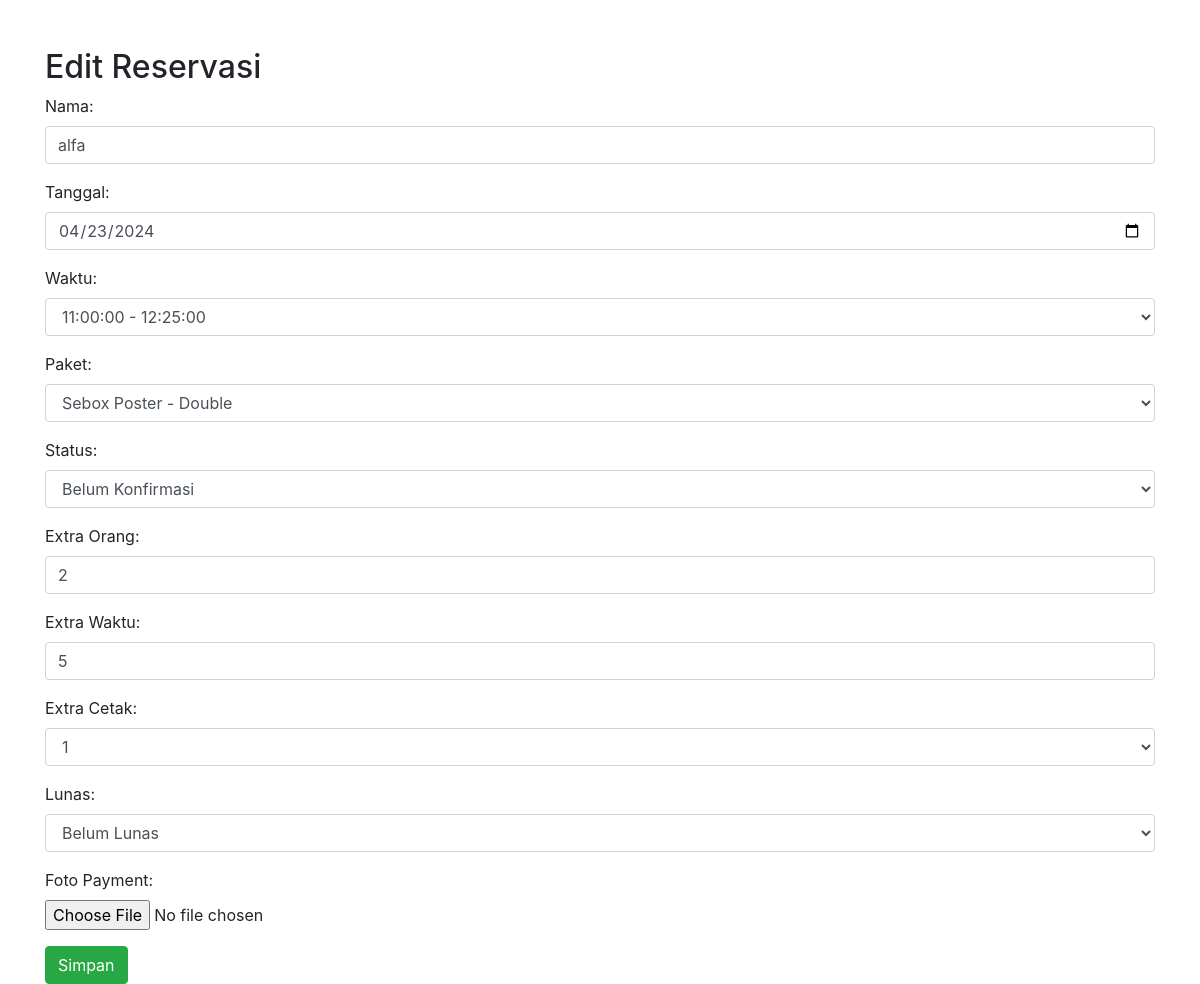
The app's page /admin/edit_reservasi.php?menu_upd=50 with its own data.
### tables this page shows
CREATE TABLE `tb_reservasi` (
  `id_reservasi` int(11) NOT NULL,
  `id_paket` int(11) NOT NULL,
  `id_waktu_reservasi` int(11) NOT NULL,
  `nama` varchar(50) NOT NULL,
  `email` varchar(50) NOT NULL,
  `tanggal` date NOT NULL,
  `total` varchar(50) NOT NULL,
  `metode_pembayaran` enum('cash','transfer') NOT NULL,
  `konfirmasi` enum('belum_konfirmasi','konfirmasi','cancel') NOT NULL DEFAULT 'belum_konfirmasi',
  `extra_orang` int(50) NOT NULL,
  `extra_waktu` int(50) NOT NULL,
  `ex_cetak` varchar(50) NOT NULL,
  `payment` text NOT NULL,
  `lunas` enum('belum_lunas','lunas') NOT NULL
);

### admin/edit_reservasi.php (the view, shortened to what this page needs)
<?php
require_once "./../connections/connections.php";
if (isset($_GET['menu_upd'])) {
    $id_reservasi = $_GET['menu_upd'];
    $query = "SELECT * FROM tb_reservasi WHERE id_reservasi=$id_reservasi";
    $result = $conn->query($query);
    if ($result->num_rows > 0) {
        $row = $result->fetch_assoc();
    } else {
        echo "Data reservasi tidak ditemukan.";
        exit();
    }
} else {
    echo "ID reservasi tidak disertakan dalam URL.";
    exit();
}
?>
<!DOCTYPE html>
<html lang="id">
<head>
    <link rel="stylesheet" href="https://stackpath.bootstrapcdn.com/bootstrap/4.5.0/css/bootstrap.min.css">
</head>
<body>
    <div class="container">
        <div class="form-container mt-5">
            <h2>Edit Reservasi</h2>
            <form action="" method="post" enctype="multipart/form-data">
                <div class="form-group">
                    <label for="nama">Nama:</label>
                    <input type="text" class="form-control" name="nama" value="<?php echo $row['nama']; ?>" required>
                </div>
                <div class="form-group">
                    <label for="tanggal">Tanggal:</label>
                    <input type="date" class="form-control" name="tanggal" value="<?php echo $row['tanggal']; ?>" required>
                </div>
                <div class="form-group">
                    <label for="id_waktu_reservasi">Waktu:</label>
                    <select class="form-control" name="id_waktu_reservasi" required>
                        <?php
                        $query_waktu = "SELECT * FROM tb_waktu_reservasi";
                        $result_waktu = $conn->query($query_waktu);
                        if ($result_waktu->num_rows > 0) {
                            while ($row_waktu = $result_waktu->fetch_assoc()) {
                                $selected = ($row_waktu['id_waktu_reservasi'] == $row['id_waktu_reservasi']) ? 'selected' : '';
                                echo '<option value="' . $row_waktu['id_waktu_reservasi'] . '" ' . $selected . '>' . $row_waktu['start_time'] . ' - ' . $row_waktu['end_time'] . '</option>';
                            }
                        }
                        ?>
                    </select>
                </div>
                <div class="form-group">
                    <label for="id_paket">Paket:</label>
                    <select class="form-control" name="id_paket" required>
                        <?php
                        $query_paket = "SELECT * FROM tb_paket";
                        $result_paket = $conn->query($query_paket);
                        if ($result_paket->num_rows > 0) {
                            while ($row_paket = $result_paket->fetch_assoc()) {
                                $selected = ($row_paket['id_paket'] == $row['id_paket']) ? 'selected' : '';
                                echo '<option value="' . $row_paket['id_paket'] . '" ' . $selected . '>' . $row_paket['nama_paket'] . '</option>';
                            }
                        }
                        ?>
                    </select>
                </div>
                <div class="form-group">
                    <label for="konfirmasi">Status:</label>
                    <select class="form-control" name="konfirmasi" required>
                        <option value="belum_konfirmasi" <?php if($row['konfirmasi'] == 'belum_konfirmasi') echo 'selected'; ?>>Belum Konfirmasi</option>
                    </select>
                </div>
                <div class="form-group">
                    <label for="extra_orang">Extra Orang:</label>
                    <input type="text" class="form-control" name="extra_orang" value="<?php echo $row['extra_orang']; ?>" required>
                </div>
                <div class="form-group">
                    <label for="extra_waktu">Extra Waktu:</label>
                    <input type="text" class="form-control" name="extra_waktu" value="<?php echo $row['extra_waktu']; ?>" required>
                </div>
                <div class="form-group">
                    <label for="ex_cetak">Extra Cetak:</label>
                    <select class="form-control" name="ex_cetak" required>
                        <?php
                        for ($i = 1; $i <= 10; $i++) {
                            $selected = ($i == $row['ex_cetak']) ? 'selected' : '';
                            echo '<option value="' . $i . '" ' . $selected . '>' . $i . '</option>';
                        }
                        ?>
                    </select>
                </div>
                <div class="form-group">
                    <label for="lunas">Lunas:</label>
                    <select class="form-control" name="lunas" required>
                        <option value="belum_lunas" <?php if($row['lunas'] == 'belum_lunas') echo 'selected'; ?>>Belum Lunas</option>
                    </select>
                </div>
                <div class="form-group">
                    <label for="payment">Foto Payment:</label>
                    <input type="file" class="form-control-file" name="payment" accept="image/*">
                </div>
                <button type="submit" name="submit" class="btn btn-success">Simpan</button>
            </form>
        </div>
    </div>
</body>
</html>

### records on screen
tb_reservasi: nama "alfa", tanggal "04/23/2024", konfirmasi "Belum Konfirmasi", extra_orang "2", extra_waktu "5", lunas "Belum Lunas"

### other values on screen
form field id_waktu_reservasi "11:00:00 - 12:25:00"
form field id_paket "Sebox Poster - Double"
form field ex_cetak "1"
